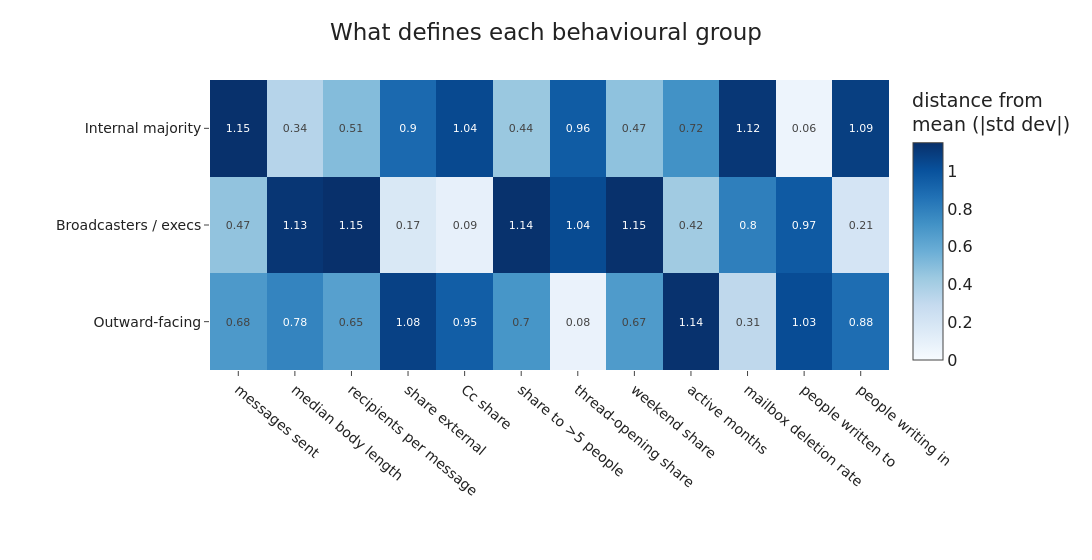

Source (notebook cell):
### Markdown cell above
## What defines each group

The heatmap reads each group against the average person: cells are the group
mean of every feature in standard deviations from the overall mean, red above,
blue below. The picture is clean. The **broadcasters / execs** send to many
people at once with long messages and wide out-degree - announcement and
direction-setting traffic - and this is the group holding Lay, Skilling and a
Whalley desk. The **outward-facing** group is defined by external mail: a large
share of what they send leaves Enron, the signature of deal-makers and
counterparty contacts, on a lighter internal footprint. The **internal
majority** is everyone else: internal-facing, Cc-heavy, the densest internal
degree and the steadiest volume - the engine room of the company. The
differences are between *roles*, not departments.

### Code cell
zprof = (prof - prof.mean()) / prof.std()
zprof = zprof.loc[[c for c in prof.index]]
row_names = [names[c] for c in zprof.index]
# colour by distance from the average (magnitude), so the single hue is not
# misread as a sign; the printed number keeps the +/- direction
fig = go.Figure(go.Heatmap(
    z=np.abs(zprof.values), x=[PRETTY[c] for c in zprof.columns], y=row_names,
    colorscale="Blues", zmin=0, zmax=float(np.abs(zprof.values).max()),
    colorbar=dict(title="distance from<br>mean (|std dev|)"),
    text=np.round(np.abs(zprof.values), 2), texttemplate="%{text}", textfont=dict(size=11)))
fig.update_layout(title="What defines each behavioural group")
fig.update_xaxes(tickangle=40)
save_fig(fig, "p5_cluster_profiles.png", w=1220, h=560,
         margin=dict(l=210, r=90, t=80, b=190))

### Figure 1 — Plotly figure (JSON) as saved in the notebook; plotly's stock layout.template omitted (floating-point values rounded to 4 significant figures)
{"data": [{"colorbar": {"title": {"text": "distance from<br>mean (|std dev|)"}}, "colorscale": [[0.0, "rgb(247,251,255)"], [0.125, "rgb(222,235,247)"], [0.25, "rgb(198,219,239)"], [0.375, "rgb(158,202,225)"], [0.5, "rgb(107,174,214)"], [0.625, "rgb(66,146,198)"], [0.75, "rgb(33,113,181)"], [0.875, "rgb(8,81,156)"], [1.0, "rgb(8,48,107)"]], "text": [[0.68, 0.78, 0.65, 1.08, 0.95, 0.7, 0.08, 0.67, 1.14, 0.31, 1.03, 0.88], [0.47, 1.13, 1.15, 0.17, 0.09, 1.14, 1.04, 1.15, 0.42, 0.8, 0.97, 0.21], [1.15, 0.34, 0.51, 0.9, 1.04, 0.44, 0.96, 0.47, 0.72, 1.12, 0.06, 1.09]], "textfont": {"size": 11}, "texttemplate": "%{text}", "type": "heatmap", "x": ["messages sent", "median body length", "recipients per message", "share external", "Cc share", "share to >5 people", "thread-opening share", "weekend share", "active months", "mailbox deletion rate", "people written to", "people writing in"], "y": ["Outward-facing", "Broadcasters / execs", "Internal majority"], "z": [[0.6815, 0.7827, 0.6459, 1.076, 0.9491, 0.7019, 0.0768, 0.6744, 1.142, 0.3149, 1.028, 0.8814], [0.4665, 1.127, 1.152, 0.1745, 0.09493, 1.145, 1.036, 1.149, 0.4223, 0.8046, 0.9694, 0.2054], [1.148, 0.3439, 0.506, 0.9012, 1.044, 0.4431, 0.9594, 0.4745, 0.7196, 1.12, 0.05854, 1.087]], "zmax": 1.152, "zmin": 0}], "layout": {"height": 560, "margin": {"b": 190, "l": 210, "r": 90, "t": 80}, "title": {"text": "What defines each behavioural group"}, "width": 1220, "xaxis": {"tickangle": 40}}}
